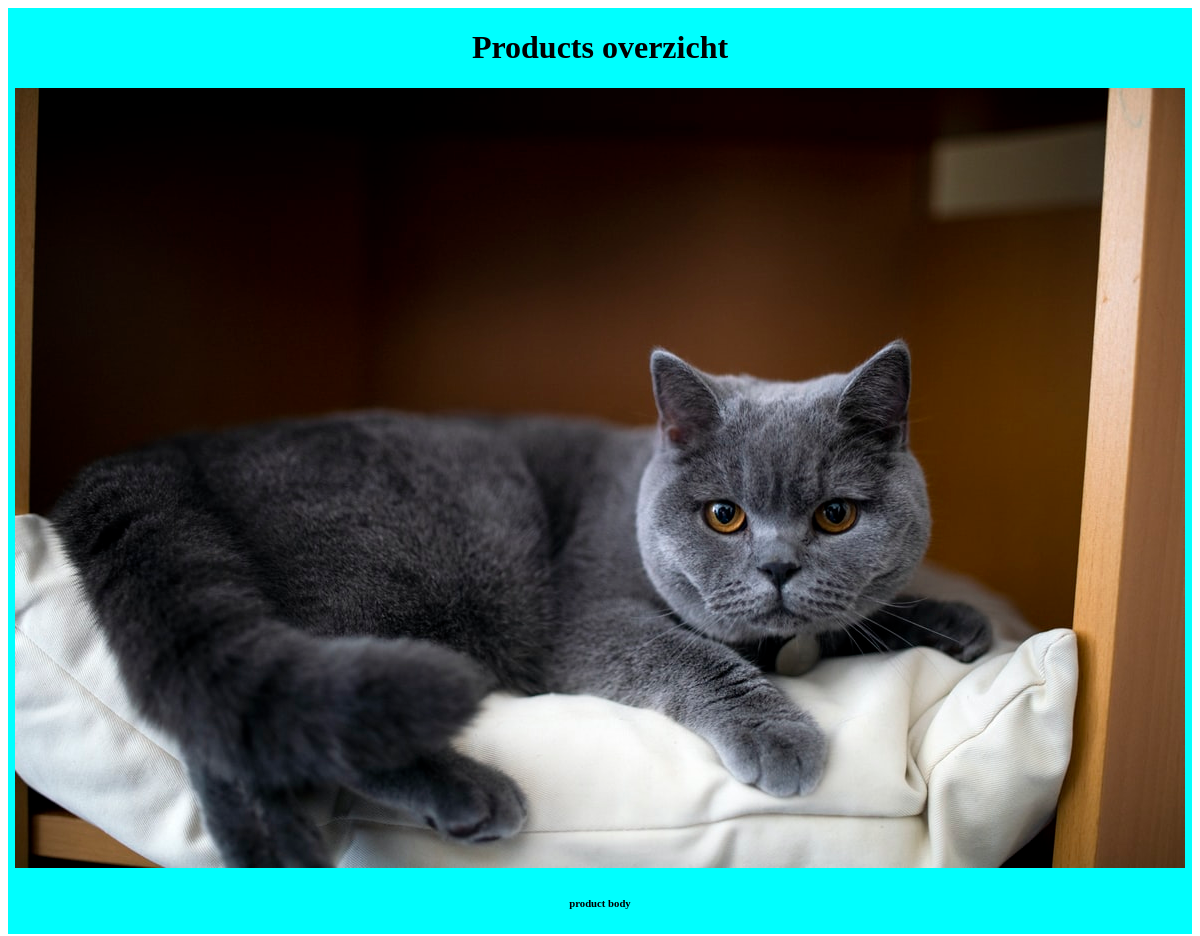
Before: / with the older database file.
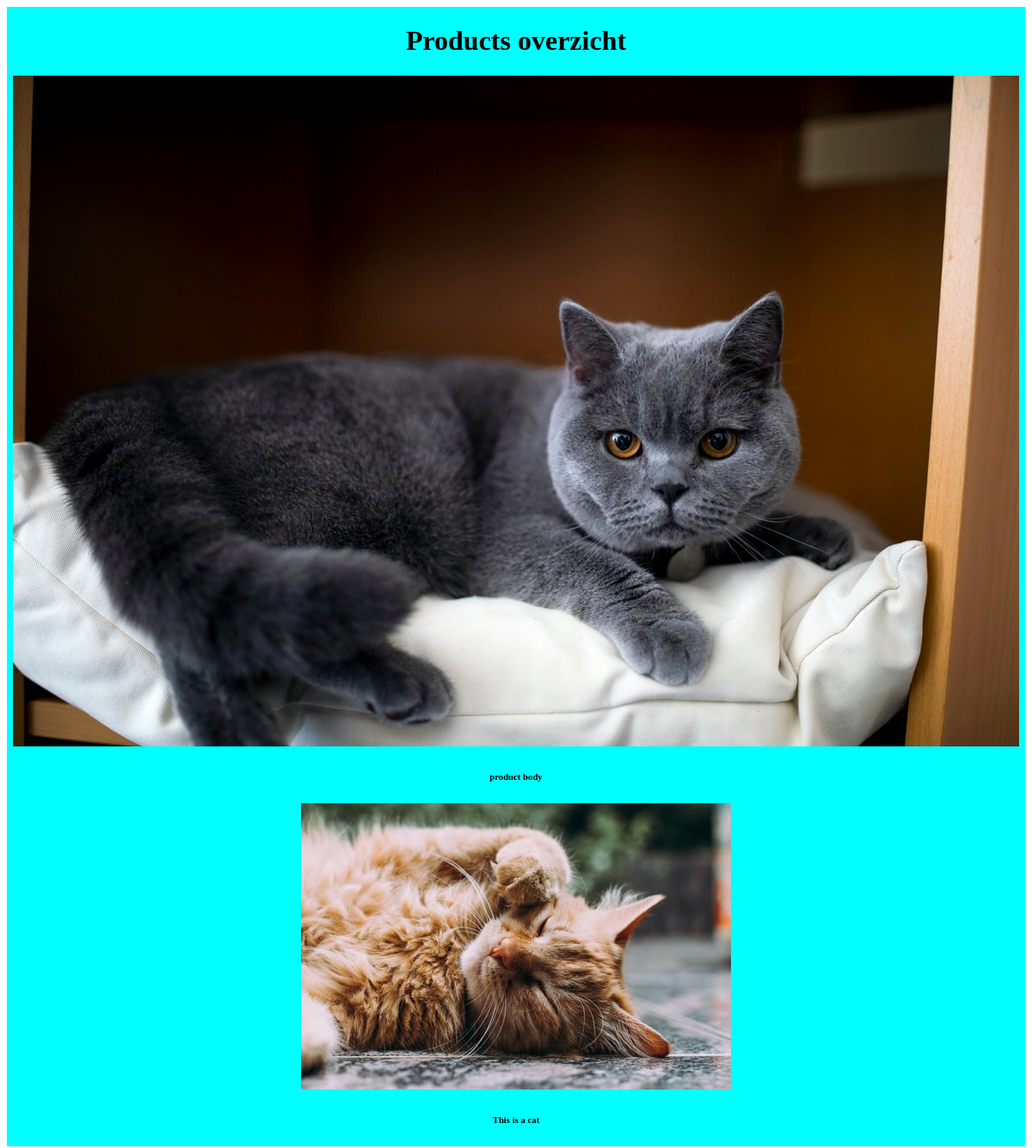
After: the same page with the newer database file.
### products/models.py (models this page shows)
class Products(models.Model):
    title = models.CharField(max_length=200)
    body = models.TextField()
    url = models.TextField()
    pub_date = models.DateTimeField()
    image = models.ImageField(upload_to='media/images/')
    icon = models.ImageField(upload_to='media/icon/')
    votes_total = models.IntegerField(default=1)
    hunter = models.ForeignKey(User, on_delete=models.CASCADE)

### products/views.py (the view)
# urls.py: 2. Add a URL to urlpatterns:  path('', views.home, name='home')
def home(request):
    products = Products.objects
    return render(request, 'products/products.html', {'products': products})

### products/templates/products/products.html (shortened to what this page needs)
{% extends 'index.html' %}
{% block content %}
<div class="productsContainer">
<h1>Products overzicht</h1>
{% for products in products.all %}
<a href="products/{{products.id}}">
<img src="{{ products.image.url }}" />
</a>
<h6>{{ products.body }}</h6>
{% endfor %}
{% endblock %}

### portfolio/templates/index.html (shortened to what this page needs)
<!DOCTYPE html>
<html lang="en" dir="ltr">
    {% load static %}
    <link rel="stylesheet" href="{% static './css/stylesheet.css' %}" />
<head>
</head>
<body>
    <div class="container">
        {% block content %}
        {% endblock %}
    </div>
</body>
</html>

### portfolio/static/css/stylesheet.css (style rules this page uses)
.productsContainer { background-color: aqua; display: flex; flex-direction: column; align-items: center; }

Changed rows visible on the page:
added Products: image (picture), body "This is a cat"
